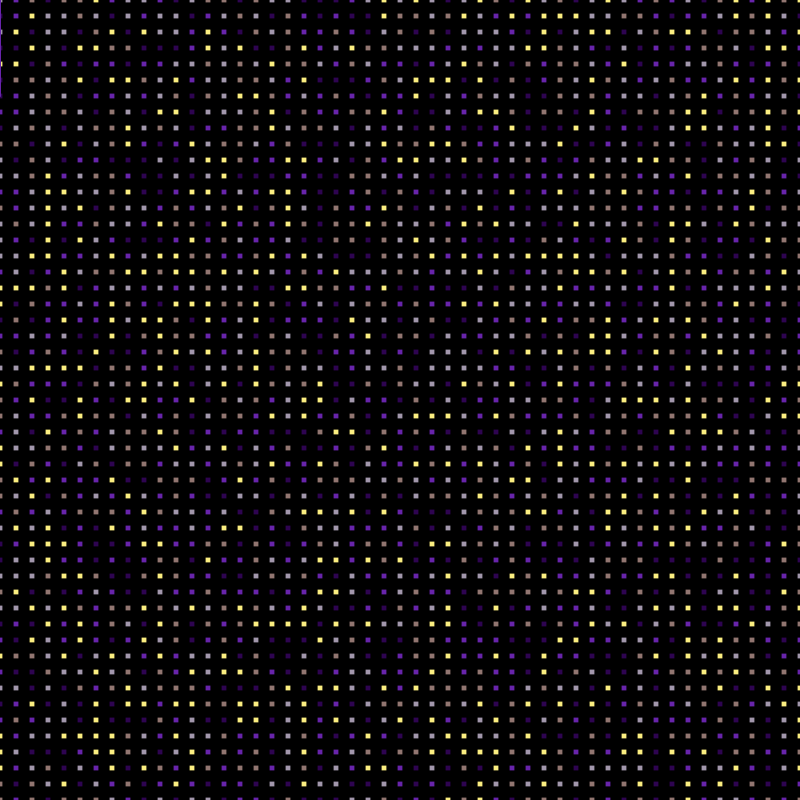
Frame 1 (no input)
Frame 60 (no input): identical to frame 1, image omitted
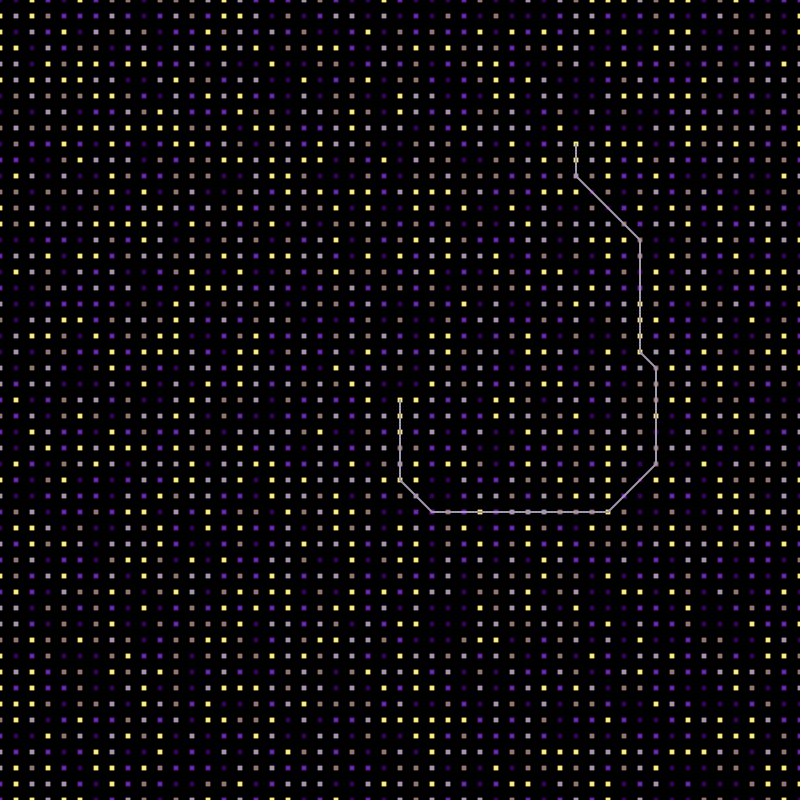
Frame 120 (the mouse pressed at the canvas centre since frame 60)

The p5.js sketch that drew these frames (run headless with seeded random() and noise() and a simulated clock; from frame 60 on, the mouse is pressed at the canvas centre):

// p5.js sketch
// ── sketch.js
var colors = ["#6824ab", "#2E0451", "#927671", "#A297AC", "#FBEE81"];
var directions = [];
var emptyNodes = [];

var rows;
var cols;
var spacing = 16;

var traceI = 0;
var traceJ = 0;

var reset = true;

function setup() {
	createCanvas(800, 800);
	// frameRate(400);
	rectMode(CENTER);
	angleMode(DEGREES);

	rows = height / spacing;
	cols = width / spacing;

	// populate directions
	for (var i = 0; i <= 8; i++){
		directions.push(i*45);
	}

	// populate emptyNodes
	for (var i = 0; i <= rows * cols; i++){
		emptyNodes.push(true);
	}

	// print(emptyNodes)
}

function draw() {
	if (reset){
		background('black');
		// bg();
		grid();

		reset = false;
	}

	//if (mouseIsPressed){
		traceI = int(mouseX / spacing);
		traceJ = int(mouseY / spacing);

		let nodeIndex = (traceJ * cols) + traceI;
		//print(emptyNodes[nodeIndex]);
		if (emptyNodes[nodeIndex]){
			traces(traceI, traceJ);
		}
	//}
}

function grid() {
	var w = width / rows;
	for (var i = 0; i <= cols; i++) {
		for (var j = 0; j <= rows; j++) {
			var x = i * w;
			var y = j * w;
			var currColor = random(colors);
			noStroke();
			fill(currColor);
			rect(x, y, w * 0.3, w * 0.3);
		}
	}
}

function traces(i, j) {
	var w = width / rows;
	var x = i * w;
	var y = j * w;
	currColor = random(colors);
	strokeWeight(2);
	stroke(currColor);
	noiseLine(x, y);
}

function noiseLine(x, y) {
	var px = x;
	var py = y;
	var numTraces = int(random(rows/10, rows));
	var ns = 0.0025;
	for (var i = 0; i < numTraces; i++) {
		let nodeIndex = ((y / spacing) * cols) + (x / spacing);
		// print(nodeIndex);
		emptyNodes[nodeIndex] = false;
		var angleIndex = int(noise(x * ns, y * ns, i * 0.0001) * 16) % 8;
		print(angleIndex);
		var angle = directions[angleIndex];
		px = x;
		py = y;
		if (angle % 90 == 0) {
			x += cos(angle) * spacing;
			y += sin(angle) * spacing;
		} else { /** angle is 45, 135, ...  */
			x += cos(angle) * spacing * sqrt(2);
			y += sin(angle) * spacing * sqrt(2);
		}
		line(x, y, px, py);
		
	}
}

// unused
function bg() {
	var c = 200;
	var w = width / c;
	noFill();
	stroke(180, 50);
	strokeWeight(0.5);
	for (var i = 0; i < c; i++) {
		for (var j = 0; j < c; j++) {
			var x = i * w;
			var y = j * w;
			rect(x, y, w, w);
		}
	}
}

function keyPressed() {
	if (keyCode == RETURN){
		traceI = 0;
		traceJ = 0;

		// populate emptyNodes
		for (var i = 0; i <= rows * cols; i++){
			emptyNodes[i] = true;
		}

		noiseSeed(int(random(100)));

		reset = true;
	}
}

function mousePressed() {
	noiseSeed(random(100));

	reset = true;

	traceI = 0;
	traceJ = 0;

	// populate emptyNodes
	for (var i = 0; i <= rows * cols; i++){
		emptyNodes[i] = true;
	}
	
}
